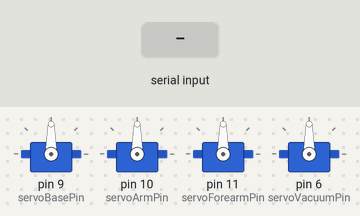
The sketch below on a simulated Arduino Uno, built with avr-gcc and run on an emulated ATmega328P. Shown: 4 × servo. Inputs (shaded band) come from the test bench. What the sketch prints to the serial monitor is not drawn.

Above: at 1.2 s.
1.3 s: "1\n" received over Serial
At 4.9 s:
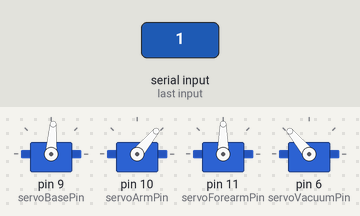
At 11.7 s:
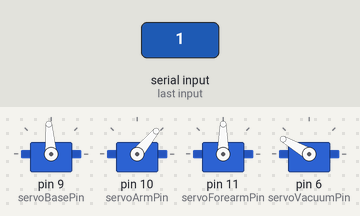
Timing chart, 0 to 13.2 s (numbered marks = the images above; inputs shaded):
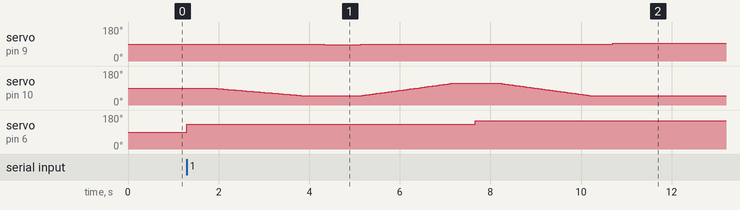

Measured:
- after the input at 1.3 s, servo on pin 9 (servoBasePin): 90° → 86° after 3.0 s, → 90° 0.80 s later, → 94° 5.6 s later; servo on pin 6 (servoVacuumPin): 90° → 130° at once, → 150° 6.4 s later

The sketch:

mainArmProgram.ino
```cpp
#include <Servo.h>
String hello = "";
Servo servoBase;
Servo servoArm;
Servo servoForearm;
Servo servoVacuum;

int servoBasePin = 9;
int servoArmPin = 10;
int servoForearmPin = 11;
int servoVacuumPin = 6;

int base90 = 200;

int armLoweredHard = 115;
int armLowered = 95;
int armRaised = 50;

int forearmLowered = 60;
int forearmRaised = 120;

int vacuumLowered = 150;
int vacuumRaised = 0;

void baseTurn(int baseTurnDirection, int baseTurnDegrees)
{
  servoBase.write(90 + (baseTurnDirection * -4));
  delay(4 * baseTurnDegrees / 90 * base90);
  //delay(3000);
  servoBase.write(90);
}
void baseNTurn(int baseTurnDegrees)
{
  servoBase.write(94);
  delay(11 * baseTurnDegrees / 90 * base90);
  //delay(3000);
  servoBase.write(90);
}

void armTurn(int armTurnDegrees)
{
  servoArm.write(armTurnDegrees);
}

void forearmTurn(int forearmTurnDegrees)
{
  servoForearm.write(forearmTurnDegrees);
}

void armDownHard()
{
  int armInitial = servoArm.read();
  int forearmInitial = servoForearm.read();
  for(int i = 0; i <= 100; i++)
  {
    servoArm.write(map(i, 0, 100, armInitial, armLoweredHard));
    //servoForearm.write(map(i, 0, 100, forearmInitial, forearmLowered));
    delay(20);
  }
  servoArm.write(armLoweredHard);
  //servoForearm.write(forearmLowered);
  delay(500);
}
void armDown()
{
  int armInitial = servoArm.read();
  int forearmInitial = servoForearm.read();
  for(int i = 0; i <= 100; i++)
  {
    servoArm.write(map(i, 0, 100, armInitial, armLowered));
    //servoForearm.write(map(i, 0, 100, forearmInitial, forearmLowered));
    delay(20);
  }
  servoArm.write(armLowered);
  //servoForearm.write(forearmLowered);
  delay(500);
}
void armUp()
{
  int armInitial = servoArm.read();
  int forearmInitial = servoForearm.read();
  for(int i = 0; i <= 100; i++)
  {
    servoArm.write(map(i, 0, 100, armInitial, armRaised));
    //servoForearm.write(map(i, 0, 100, forearmInitial, forearmRaised));
    delay(20);
  }
  servoArm.write(armRaised);
  //servoForearm.write(forearmRaised);
  delay(500);
}

void vacuumOn()
{
  servoVacuum.attach(servoVacuumPin);
  servoVacuum.write(vacuumLowered);
  delay(500);
}

void vacuumOff()
{
  servoVacuum.attach(servoVacuumPin);
  servoVacuum.write(vacuumLowered - 20);
  delay(500);

}

void mainRoutine()
{
  //Initial Setup
  vacuumOff();
  //Grab first slice of bread
  armUp();
  baseTurn(1, 100);
  armDownHard();
  vacuumOn();
  //Drop first slice of bread
  armUp();
  baseNTurn(400); // off by 75 for some reason
  armDown();
  vacuumOff();
  //Grab meat
  armUp();
  baseTurn(1, 250);
  armDownHard();
  vacuumOn();
  //Drop meat
  armUp();
  baseNTurn(540);
  armDown();
  vacuumOff();
  armUp();
  baseTurn(1, 175);
  armDownHard();
  vacuumOn();
  //Drop first slice of bread
  armUp();
  baseNTurn(400); // off by 75 for some reason
  armDown();
  vacuumOff();

}


void setup() {
  Serial.begin(9600);
  servoBase.attach(servoBasePin);
  //servoBase.write(90);
  servoArm.attach(servoArmPin);
  servoForearm.attach(servoForearmPin);
  servoVacuum.attach(servoVacuumPin);
  /*servoVacuum.write(vacuumLowered);
  delay(3000);
  servoVacuum.write(vacuumLowered - 20);*/

  //mainRoutine();
  //armUp();
  //baseTurn(-.1, 90 / 4);
  //baseNTurn(180);
}

void loop()
{
  Serial.print(Serial.read());
  Serial.println();
  // checks value from server/connected computer
  if(Serial.parseInt() == 1){
    mainRoutine();
  }
}
```
